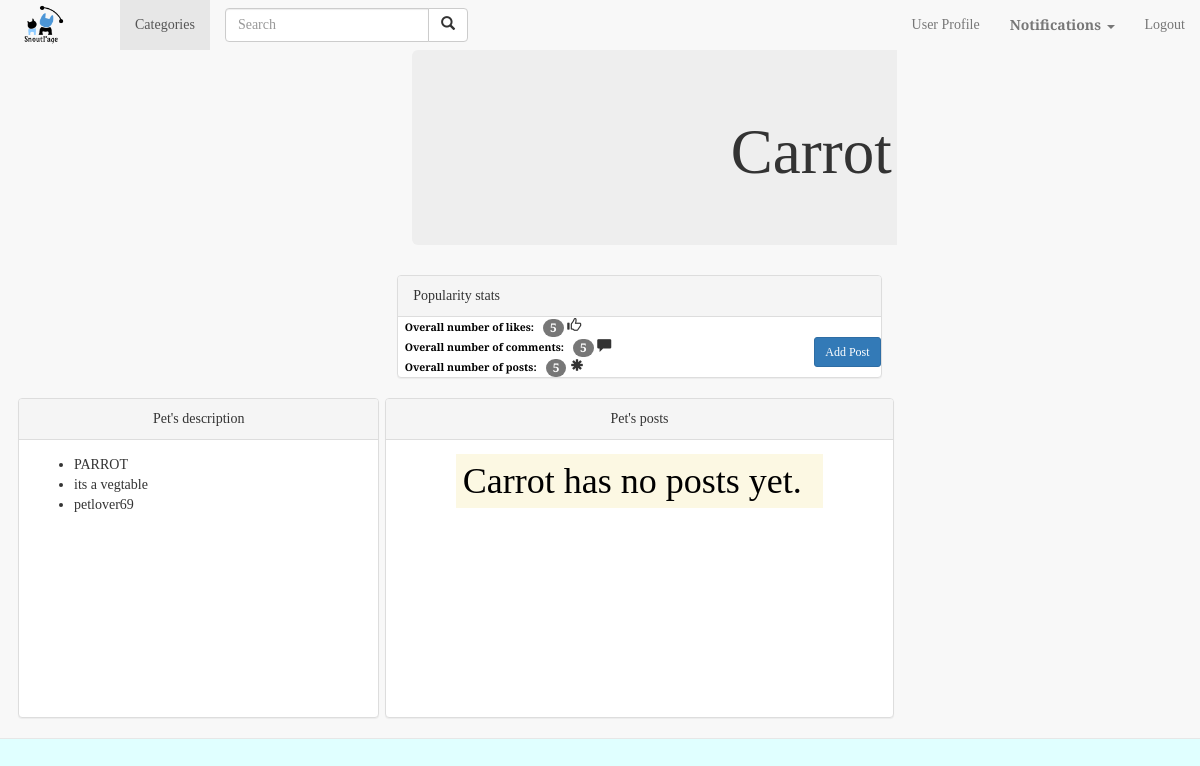
The page /SnoutPage/pet/carrot/ (signed in) on the database as committed earlier.
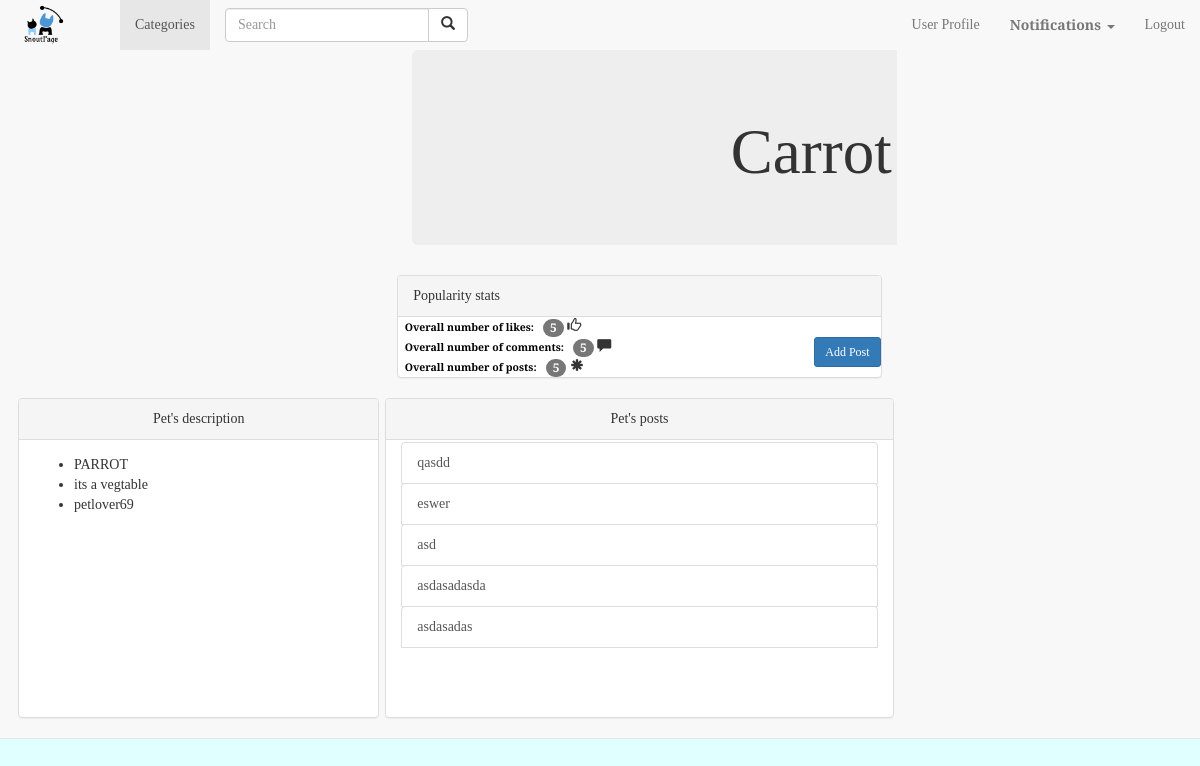
The same page on the database as committed later.
### SnoutPage/models.py (models this page shows, shortened)
class Pet(models.Model):
    slug = models.SlugField(unique=True, default=None)
    category = models.CharField(max_length=6, choices=TYPES, default="DOG")
    owner = models.ForeignKey(User, default=None)
    name = models.CharField(max_length=120, unique=True)
    picture = models.ImageField(upload_to='pet_profile_images',blank=True)
    description = models.CharField(max_length=600, blank=True)

class Post(models.Model):
    slug = models.SlugField(unique=True, default=None)
    category = models.CharField(max_length=6, choices=TYPES, default="DOG")
    title = models.CharField(max_length=128, unique=True)
    description = models.CharField(max_length=300, blank=True)
    tag = models.CharField(max_length=30, blank=True)
    picture = models.ImageField(upload_to='post_images', blank=True)
    pet = models.ForeignKey(Pet, default=None)
    author = models.ForeignKey(User, default=None, on_delete=models.CASCADE)
    created_date = models.DateTimeField(default=timezone.now)

### SnoutPage/views.py (the view)
# urls.py: url(r'SnoutPage/pet/(?P<pet_name_slug>[\w\-]+)/$', views.pet, name='pet'),
def pet(request, pet_name_slug):
    context_dict = {}
    try:
        pet = Pet.objects.get(slug=pet_name_slug)
        posts = Post.objects.filter(pet=pet)
        context_dict['slug'] = pet_name_slug
        context_dict['posts'] = posts
        context_dict['owner'] = pet.owner
        context_dict['name'] = pet.name
        context_dict['category'] = pet.category
        context_dict['picture'] = pet.picture
        context_dict['description'] = pet.description
    except Pet.DoesNotExist:
        context_dict['slug'] = None
        context_dict['posts'] = None
        context_dict['owner'] = None
        context_dict['name'] = None
        context_dict['category'] = None
        context_dict['picture'] = None
        context_dict['description'] = None
    return render(request, 'SnoutPage/pet.html', context_dict)

### templates/SnoutPage/pet.html (shortened to what this page needs)
{% extends 'SnoutPage/base.html' %}
{% load staticfiles %}
{% block body_block %}
<div class= "row">
<div class = "col-xs-5">
</div>
<div class="col-xs-7">
<div class="container">
  <div id = "pet-name-jumbo"class="jumbotron">
   <h1>{{name}}</h1>
  </div>
</div>
<div class = "panel panel-default">
<div class="panel-heading">Popularity stats</div>
<span class="label" id = "popularity-text">Overall number of likes: </span> <span class="badge"> 5</span> <span class= "glyphicon glyphicon-thumbs-up"> </span>
<br>
<span class="label" id = "popularity-text">Overall number of comments: </span> <span class="badge"> 5</span> <span class= "glyphicon glyphicon-comment"> </span>
<a  href="{% url 'add_post' slug %}" class="btn btn-primary btn-sm pull-right" role="button">Add Post</a>
<br>
<span class="label" id = "popularity-text">Overall number of posts: </span> <span class="badge"> 5</span> <span class= "glyphicon glyphicon-asterisk"> </span>
</div>
</div>
</div>
<div class = "row" id ="pet-page-content">
<div class = "col-lg-5">
<div class="panel panel-default"  id = "pet-panel-panel" >
  <div class="panel-heading" id = "pet-posts-label">Pet's description</div>
  <div class="panel-body">
  <ul>
	<li>{{category}}</li>
	<li>{{description}}</li>
	<li> {{owner}} </li>
</ul>
</div>
</div>
</div>
<div class="col-lg-7">
<div class="panel panel-default" id = "pet-panel-panel" >
  <div class="panel-heading" id = "pet-posts-label">Pet's posts</div>
  <div class="panel-body" id = "pet-panel-post-body">
  {% if posts %}
        {% for post in posts %}
   <div class="list-group">
  <a href="{% url 'post' post.slug %}"   class="list-group-item">{{ post.title }}</a>
   {% endfor %}
   </div>
  {% else %}
   <h1 align="center"><mark>{{name}} has no posts yet.<mark></h1>
    {% endif %}
	</div>
</div>
</div>
</div>
{% endblock %}

Rows that differ between the two databases and show on the page:
shown differently, row unchanged: Pet "Carrot": name "Carrot" → (not shown)
added Post: title "qasdd"
added Post: title "eswer"
added Post: title "asd"
added Post: title "asdasadasda"
added Post: title "asdasadas"
Other text that changed with them:
text no longer shown: "has no posts yet."
